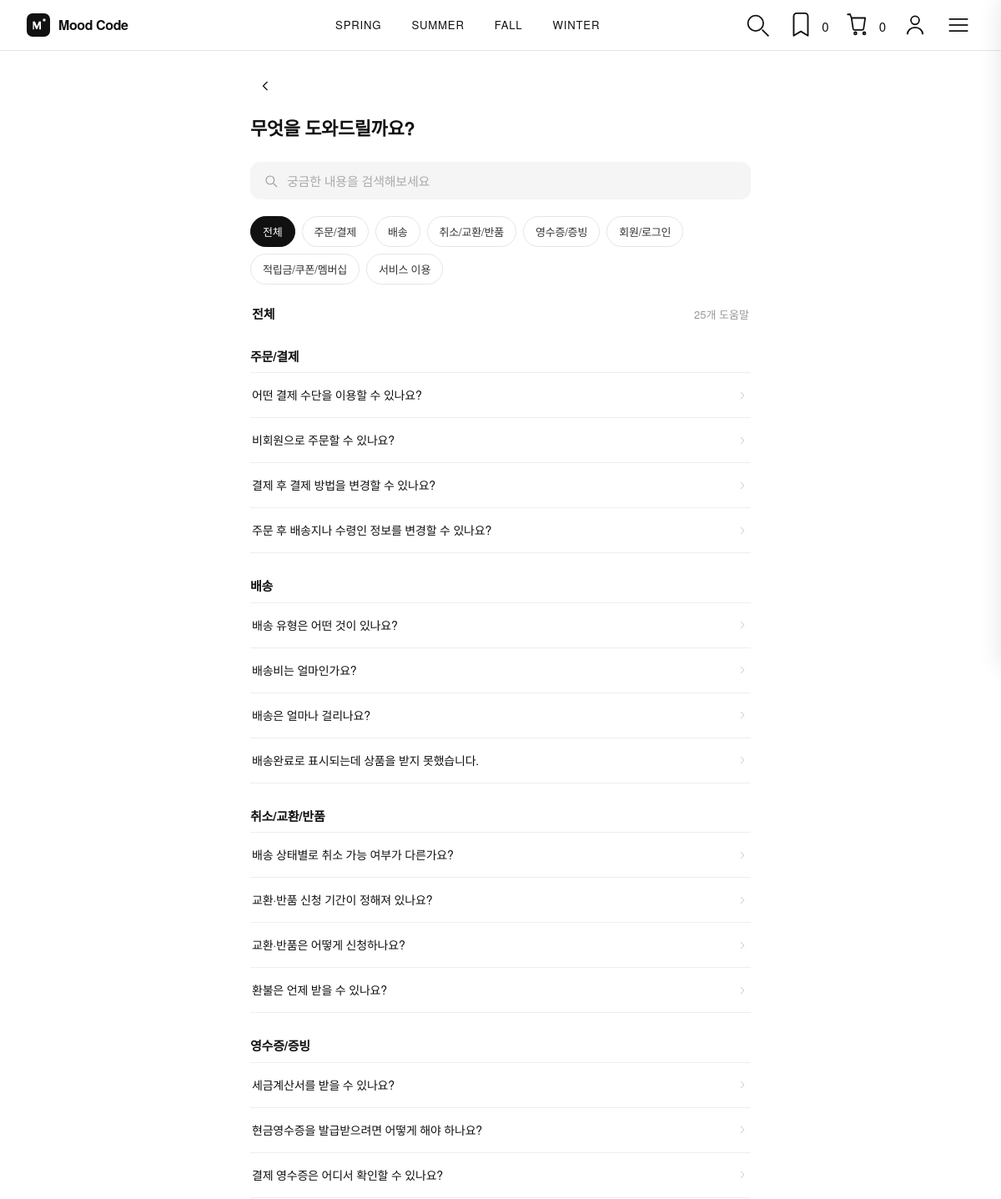
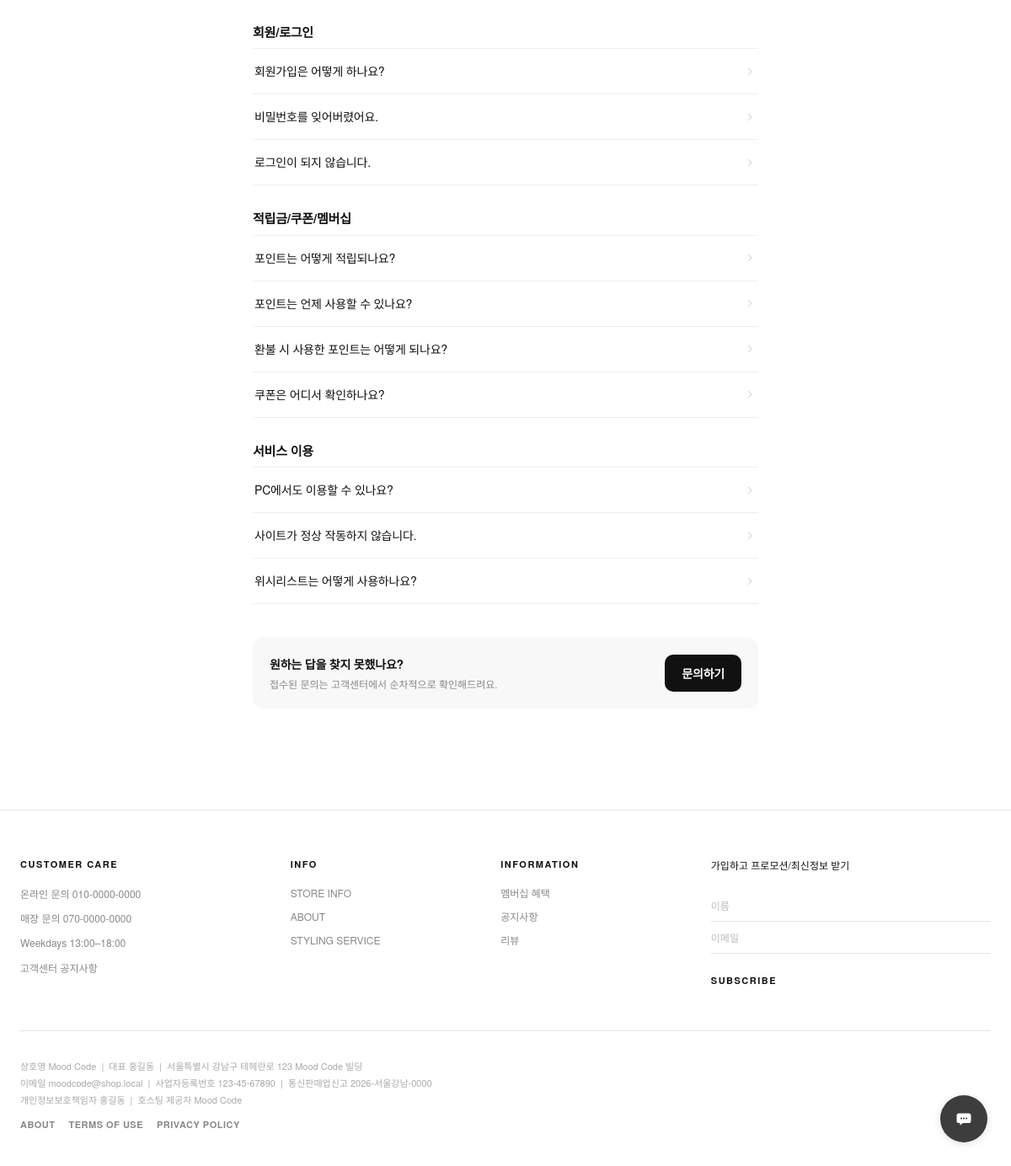
/support/, run on the app's committed database (2 pictures, top to bottom).
### models/notice.py (models this page shows, shortened)
class FAQ(db.Model):
    __tablename__ = "faqs"
    id = db.Column(db.Integer, primary_key=True)
    category = db.Column(db.String(50), nullable=False, index=True)
    question = db.Column(db.String(300), nullable=False)
    answer = db.Column(db.Text, nullable=False)
    sort_order = db.Column(db.Integer, default=0, nullable=False)
    is_active = db.Column(db.Boolean, default=True, nullable=False)
    created_at = db.Column(db.DateTime, default=datetime.utcnow, nullable=False)

### routes/support.py (the view)
@support_bp.route("/")
def center():
    ensure_help_center_faqs()
    active = request.args.get("category", "all")
    valid_slugs = {c["slug"] for c in HELP_CATEGORIES}
    if active not in valid_slugs:
        active = "all"
    active_label = next(
        (c["label"] for c in HELP_CATEGORIES if c["slug"] == active),
        "전체",
    )
    return render_template(
        "support/center.html",
        categories=HELP_CATEGORIES,
        active_category=active,
        active_label=active_label,
        faq_groups=get_faq_groups(active),
        faq_count=get_faq_count(active),
    )

### services/cart_service.py (called while the page is built, shortened)
def _uses_db_cart() -> bool:
    return (
        current_user.is_authenticated
        and current_user.username not in _GUEST_USERNAMES
        and current_user.email not in _GUEST_EMAILS
    )

def _read_session_cart() -> dict[str, int]:
    raw = session.get("cart") or {}
    if not isinstance(raw, dict):
        return {}
    result: dict[str, int] = {}
    return result

def get_cart_count() -> int:
    return sum(_read_session_cart().values())

### services/channel_talk_service.py (called while the page is built, shortened)
def get_boot_options() -> dict[str, Any] | None:
    plugin_key = current_app.config.get("CHANNEL_TALK_PLUGIN_KEY", "")
    if not plugin_key:
        return None

def is_channel_talk_enabled() -> bool:
    return bool(current_app.config.get("CHANNEL_TALK_PLUGIN_KEY"))

### services/help_center_service.py (called while the page is built, shortened)
def ensure_help_center_faqs() -> None:
    valid_slugs = set(CATEGORY_LABELS.keys())
    existing_slugs = {f.category for f in FAQ.query.all()}
    if valid_slugs <= existing_slugs and FAQ.query.filter_by(is_active=True).count() >= len(DEFAULT_FAQS):
        return

def get_category_label(slug: str) -> str:
    return CATEGORY_LABELS.get(slug, slug)

def get_faq_groups(active_slug: str = "all") -> list[FAQGroup]:
    query = FAQ.query.filter_by(is_active=True).order_by(FAQ.category, FAQ.sort_order, FAQ.id)
    if active_slug and active_slug != "all":
        query = query.filter_by(category=active_slug)
    grouped: dict[str, list[FAQ]] = {}
    for item in query.all():
        grouped.setdefault(item.category, []).append(item)
    order = [c["slug"] for c in HELP_CATEGORIES if c["slug"] != "all"]
    result: list[FAQGroup] = []
    for slug in order:
        items = grouped.get(slug, [])
        if items:
            result.append(FAQGroup(slug=slug, label=get_category_label(slug), items=items))
    return result

def get_faq_count(active_slug: str = "all") -> int:
    query = FAQ.query.filter_by(is_active=True)
    if active_slug and active_slug != "all":
        query = query.filter_by(category=active_slug)
    return query.count()

### services/search_filters.py (called while the page is built, shortened)
def build_season_nav() -> list[dict]:
    from flask import request, url_for
    endpoint = request.endpoint
    active_style = request.args.get("style", "").strip()
    query_params = {key: value for key, value in request.args.items() if key != "page"}
    return _season_nav_scroll_items()

### services/wishlist_service.py (called while the page is built)
def _can_use_wishlist() -> bool:
    return (
        current_user.is_authenticated
        and current_user.username not in _GUEST_USERNAMES
        and current_user.email not in _GUEST_EMAILS
    )

### templates/support/center.html (shortened to what this page needs)
{% extends "base.html" %}
{% block extra_css %}
<link rel="stylesheet" href="{{ url_for('static', filename='css/help-center.css') }}?v=20260801a">
{% endblock %}
{% block content %}
<div class="help-center" id="help-center">
  <header class="help-center__header">
    <a href="{{ url_for('main.index') }}" class="help-center__back" aria-label="뒤로">
      <svg width="20" height="20" viewBox="0 0 24 24" fill="none" stroke="currentColor" stroke-width="1.5" aria-hidden="true">
        <path d="M15 6l-6 6 6 6"/>
      </svg>
    </a>
    <h1 class="help-center__title">무엇을 도와드릴까요?</h1>
  </header>
  <div class="help-center__search-wrap">
    <label class="help-center__search" for="help-search">
      <svg class="help-center__search-icon" width="18" height="18" viewBox="0 0 24 24" fill="none" stroke="currentColor" stroke-width="1.5" aria-hidden="true">
        <circle cx="10.5" cy="10.5" r="6.5"/>
        <path d="M16 16l5.5 5.5"/>
      </svg>
      <input
        id="help-search"
        type="search"
        class="help-center__search-input"
        placeholder="궁금한 내용을 검색해보세요"
        autocomplete="off"
      >
    </label>
  </div>
  <div class="help-center__chips" role="tablist" aria-label="FAQ 카테고리">
    {% for cat in categories %}
    <button
      type="button"
      class="help-chip{% if cat.slug == active_category %} is-active{% endif %}"
      data-category="{{ cat.slug }}"
      role="tab"
      aria-selected="{{ 'true' if cat.slug == active_category else 'false' }}"
    >{{ cat.label }}</button>
    {% endfor %}
  </div>
  <div class="help-center__meta">
    <span class="help-center__meta-label" id="help-meta-label">{{ active_label }}</span>
    <span class="help-center__meta-count"><span id="help-meta-count">{{ faq_count }}</span>개 도움말</span>
  </div>
  <div class="help-center__list" id="help-list">
    {% for group in faq_groups %}
    <section class="help-group" data-category="{{ group.slug }}">
      <h2 class="help-group__title">{{ group.label }}</h2>
      <ul class="help-group__items">
        {% for faq in group.items %}
        <li class="help-item" data-question="{{ faq.question | lower }}">
          <a href="{{ url_for('support.faq_detail', faq_id=faq.id) }}" class="help-item__link">
            <span class="help-item__text">{{ faq.question }}</span>
            <svg class="help-item__chevron" width="16" height="16" viewBox="0 0 24 24" fill="none" stroke="currentColor" stroke-width="1.5" aria-hidden="true">
              <path d="M9 6l6 6-6 6"/>
            </svg>
          </a>
        </li>
        {% endfor %}
      </ul>
    </section>
    {% else %}
    <p class="help-center__empty">등록된 도움말이 없습니다.</p>
    {% endfor %}
  </div>
  <aside class="help-inquiry">
    <div class="help-inquiry__text">
      <strong>원하는 답을 찾지 못했나요?</strong>
      <p>접수된 문의는 고객센터에서 순차적으로 확인해드려요.</p>
    </div>
    <button type="button" class="help-inquiry__btn" data-inquiry-open>문의하기</button>
  </aside>
</div>
{% endblock %}

### templates/base.html (shortened to what this page needs)
<!DOCTYPE html>
<html lang="ko">
<head>
  <link rel="stylesheet" href="{{ url_for('static', filename='css/base.css') }}?v=20260803f">
  <link rel="stylesheet" href="{{ url_for('static', filename='css/cart.css') }}">
  <link rel="stylesheet" href="{{ url_for('static', filename='css/inquiry-modal.css') }}?v=20260801a">
  {% block extra_css %}{% endblock %}
</head>
<body
  class="{% block body_class %}{% endblock %}"
  data-user-logged-in="{{ 'true' if current_user.is_authenticated else 'false' }}"
  data-login-url="{{ url_for('auth.login') }}"
>
  <header class="site-header" id="site-header">
    <div class="header-inner">
      <a href="{{ url_for('main.index') }}" class="logo" aria-label="Mood Code 홈">
        <img
          class="logo__icon"
          src="{{ url_for('static', filename='images/mood-code-icon.svg') }}"
          width="28"
          height="28"
          alt=""
        >
        <span class="logo__stack">
          <span class="logo__text">Mood Code</span>
        </span>
      </a>
      <nav class="main-nav" aria-label="Season menu">
        {% for item in season_nav %}
          {% if item.mode == 'filter' %}
            <a href="{{ item.href }}"{% if item.is_active %} class="is-active" aria-current="true"{% endif %}>{{ item.label }}</a>
          {% else %}
            <a href="{{ item.href }}" data-scroll-target="{{ item.scroll_target }}"{% if item.is_active %} class="is-active" aria-current="true"{% endif %}>{{ item.label }}</a>
          {% endif %}
        {% endfor %}
      </nav>
      <div class="header-utils">
        <button type="button" class="util-btn search-toggle" id="search-toggle" aria-label="검색" aria-expanded="false" aria-controls="search-panel">
          <svg class="util-btn__icon" viewBox="0 0 24 24" fill="none" stroke="currentColor" stroke-width="1.25" aria-hidden="true">
            <circle cx="10.5" cy="10.5" r="6.5"/>
            <path d="M16 16l5.5 5.5"/>
          </svg>
        </button>
        <a
          href="{% if current_user.is_authenticated %}{{ url_for('mypage.wishlist') }}{% else %}{{ url_for('auth.login', next=url_for('mypage.wishlist')) }}{% endif %}"
          class="util-btn util-wishlist{% if wishlist_count %} has-items{% endif %}"
          aria-label="위시리스트 {{ wishlist_count }}개"
        >
          <span class="util-wishlist__count" aria-hidden="true">{{ wishlist_count }}</span>
        </a>
        <button type="button" class="util-btn util-cart" id="cart-toggle" aria-label="장바구니 {{ cart_count }}개" aria-expanded="false" aria-controls="cart-drawer">
          <span class="util-cart__count" aria-hidden="true">{{ cart_count }}</span>
        </button>
        <a href="{% if current_user.is_authenticated %}{{ url_for('mypage.index') }}{% else %}{{ url_for('auth.login') }}{% endif %}" class="util-btn" aria-label="{% if current_user.is_authenticated %}{{ current_user.full_name or current_user.username }}님 마이페이지{% else %}로그인{% endif %}">
          <svg class="util-btn__icon" viewBox="0 0 24 24" fill="none" stroke="currentColor" stroke-width="1.25" aria-hidden="true">
            <circle cx="12" cy="8" r="3.5"/>
            <path d="M5.5 20c0-3.5 2.9-6 6.5-6s6.5 2.5 6.5 6"/>
          </svg>
        </a>
        <button type="button" class="util-btn menu-toggle" aria-label="메뉴 열기" aria-expanded="false" aria-controls="side-menu">
          <svg class="util-btn__icon" viewBox="0 0 24 24" fill="none" stroke="currentColor" stroke-width="1.25" aria-hidden="true">
            <path d="M4 7h16"/>
            <path d="M4 12h16"/>
            <path d="M4 17h16"/>
          </svg>
        </button>
      </div>
    </div>
  </header>
  <main class="site-main">
    {% block content %}{% endblock %}
  </main>
  <footer class="site-footer">
    <div class="container">
      <div class="footer-top">
        <div class="footer-col">
          <h4 class="footer-col__title">CUSTOMER CARE</h4>
          <ul class="footer-col__list footer-col__list--plain">
            <li>온라인 문의 010-0000-0000</li>
            <li>매장 문의 070-0000-0000</li>
            <li>Weekdays 13:00–18:00</li>
          </ul>
          <a href="{{ url_for('support.center') }}" class="footer-col__link">고객센터</a>
          <a href="{{ url_for('support.notice_list') }}" class="footer-col__link">공지사항</a>
        </div>
        <div class="footer-col">
          <h4 class="footer-col__title">INFO</h4>
          <ul class="footer-col__list">
            <li><a href="#">STORE INFO</a></li>
            <li><a href="#">ABOUT</a></li>
            <li><a href="#">STYLING SERVICE</a></li>
          </ul>
        </div>
        <div class="footer-col">
          <h4 class="footer-col__title">INFORMATION</h4>
          <ul class="footer-col__list">
            <li><a href="#">멤버십 혜택</a></li>
            <li><a href="{{ url_for('support.notice_list') }}">공지사항</a></li>
            <li><a href="#">리뷰</a></li>
          </ul>
        </div>
        <div class="footer-col footer-col--newsletter">
          <p class="footer-newsletter__title">가입하고 프로모션/최신정보 받기</p>
          <form class="footer-newsletter" id="footer-newsletter-form" action="#" method="post" novalidate>
            <input id="footer-name" class="footer-newsletter__input" type="text" name="name" placeholder="이름" autocomplete="name">
            <input id="footer-email" class="footer-newsletter__input" type="email" name="email" placeholder="이메일" autocomplete="email" required>
            <button type="submit" class="footer-newsletter__submit">SUBSCRIBE</button>
          </form>
        </div>
      </div>
      <div class="footer-bottom">
        <div class="footer-bottom__info">
          <p>
            상호명 Mood Code &nbsp;|&nbsp; 대표 홍길동 &nbsp;|&nbsp; 서울특별시 강남구 테헤란로 123 Mood Code 빌딩<br>
            이메일 moodcode@shop.local &nbsp;|&nbsp; 사업자등록번호 123-45-67890 &nbsp;|&nbsp; 통신판매업신고 2026-서울강남-0000<br>
            개인정보보호책임자 홍길동 &nbsp;|&nbsp; 호스팅 제공자 Mood Code
          </p>
          <div class="footer-bottom__links">
            <a href="#">ABOUT</a>
            <a href="#">TERMS OF USE</a>
            <a href="#">PRIVACY POLICY</a>
          </div>
        </div>
      </div>
    </div>
  </footer>
  <div class="floating-actions">
    <button type="button" class="float-btn float-btn--chat" id="chat-launcher-btn" aria-label="고객센터" data-chat-url="{{ url_for('support.center') }}">
    </button>
  </div>
</body>
</html>

### static/css/help-center.css (style rules this page uses)
.help-center, .help-detail { max-width: 640px; margin: 0 auto; padding: 24px 20px 120px; }
.help-center__header, .help-detail__header { margin-bottom: 24px; }
.help-center__back { display: inline-flex; align-items: center; justify-content: center; width: 36px; height: 36px; margin-bottom: 16px; color: #111; border-radius: 50%; transition: background 0.2s; }
.help-center__title { font-size: 22px; font-weight: 700; letter-spacing: -0.4px; color: #111; }
.help-center__search-wrap { margin-bottom: 20px; }
.help-center__search { display: flex; align-items: center; gap: 10px; padding: 12px 16px; background: #f5f5f5; border-radius: 12px; }
.help-center__search-icon { flex-shrink: 0; color: #999; }
.help-center__search-input { flex: 1; border: none; outline: none; background: transparent; font-size: 15px; font-family: inherit; color: #111; letter-spacing: -0.2px; }
.help-center__search-input::placeholder { color: #aaa; }
.help-center__chips { display: flex; flex-wrap: wrap; gap: 8px; margin-bottom: 24px; }
.help-chip { padding: 8px 14px; border-radius: 999px; border: 1px solid #e5e5e5; background: #fff; color: #333; font-size: 13px; font-weight: 500; cursor: pointer; transition: background 0.2s, border-color 0.2s, color 0.2s; letter-spacing: -0.2px; }
.help-chip.is-active { background: #111; border-color: #111; color: #fff; }
.help-center__meta { display: flex; align-items: center; justify-content: space-between; margin-bottom: 8px; padding: 0 2px; }
.help-center__meta-label { font-size: 15px; font-weight: 700; color: #111; }
.help-center__meta-count { font-size: 13px; color: #999; }
.help-group { margin-bottom: 8px; }
.help-group__title { font-size: 15px; font-weight: 700; color: #111; padding: 20px 0 8px; letter-spacing: -0.2px; }
.help-group__items { list-style: none; }
.help-item { border-top: 1px solid #eee; }
.help-item:last-child { border-bottom: 1px solid #eee; }
.help-item__link { display: flex; align-items: center; justify-content: space-between; gap: 12px; padding: 16px 2px; color: #111; text-decoration: none; transition: color 0.2s; }
.help-item__text { font-size: 14px; line-height: 1.5; letter-spacing: -0.2px; }
.help-item__chevron { flex-shrink: 0; color: #ccc; }
.help-inquiry { display: flex; align-items: center; justify-content: space-between; gap: 16px; margin-top: 40px; padding: 20px; background: #f8f8f8; border-radius: 12px; }
.help-inquiry__text strong { display: block; font-size: 14px; font-weight: 600; color: #111; margin-bottom: 4px; letter-spacing: -0.2px; }
.help-inquiry__text p { font-size: 12px; color: #888; line-height: 1.5; }
.help-inquiry__btn { flex-shrink: 0; padding: 12px 20px; border: none; border-radius: 10px; background: #111; color: #fff; font-size: 14px; font-weight: 600; cursor: pointer; text-decoration: none; transition: background 0.2s; letter-spacing: -0.2px; }

### data on the page
FAQ: question "어떤 결제 수단을 이용할 수 있나요?"
FAQ: question "비회원으로 주문할 수 있나요?"
FAQ: question "결제 후 결제 방법을 변경할 수 있나요?"
FAQ: question "주문 후 배송지나 수령인 정보를 변경할 수 있나요?"
FAQ: question "배송 유형은 어떤 것이 있나요?"
FAQ: question "배송비는 얼마인가요?"
FAQ: question "배송은 얼마나 걸리나요?"
FAQ: question "배송완료로 표시되는데 상품을 받지 못했습니다."
FAQ: question "배송 상태별로 취소 가능 여부가 다른가요?"
FAQ: question "교환·반품 신청 기간이 정해져 있나요?"
FAQ: question "교환·반품은 어떻게 신청하나요?"
FAQ: question "환불은 언제 받을 수 있나요?"
FAQ: question "세금계산서를 받을 수 있나요?"
FAQ: question "현금영수증을 발급받으려면 어떻게 해야 하나요?"
FAQ: question "결제 영수증은 어디서 확인할 수 있나요?"
FAQ: question "회원가입은 어떻게 하나요?"
FAQ: question "비밀번호를 잊어버렸어요."
FAQ: question "로그인이 되지 않습니다."
FAQ: question "포인트는 어떻게 적립되나요?"
FAQ: question "포인트는 언제 사용할 수 있나요?"
FAQ: question "환불 시 사용한 포인트는 어떻게 되나요?"
FAQ: question "쿠폰은 어디서 확인하나요?"
FAQ: question "PC에서도 이용할 수 있나요?"
FAQ: question "사이트가 정상 작동하지 않습니다."
FAQ: question "위시리스트는 어떻게 사용하나요?"

### other printed values
{{ item.label }} "SPRING" "SUMMER" "FALL" "WINTER"
{{ wishlist_count }} "0"
{{ cart_count }} "0"
{{ cat.label }} "전체" "주문/결제" "배송" "취소/교환/반품" "영수증/증빙" "회원/로그인" "적립금/쿠폰/멤버십" "서비스 이용"
{{ faq_count }} "25"
{{ group.label }} "주문/결제" "배송" "취소/교환/반품" "영수증/증빙" "회원/로그인" "적립금/쿠폰/멤버십" "서비스 이용"
